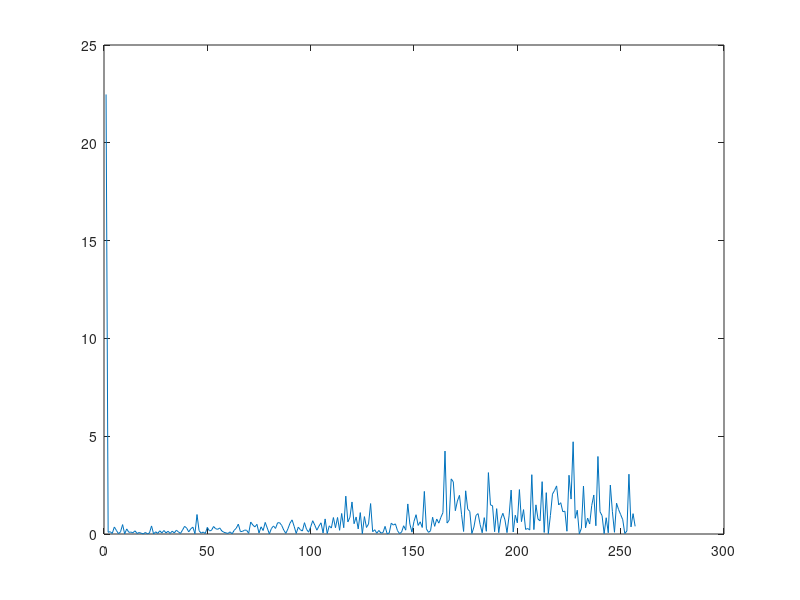

Write the MATLAB code that produced this figure. (Note: this script raises an error after producing the figure.)
%% Ex - 1
clc
clear
close all

nc = 1;
nl = 250;
X  = (rand(nc,nl)<=0.4);

% a)

Y = filter([1 -0.5],[1],X,2);
avg_Y = mean(Y);

% b)

nl = 1000;
X  = (rand(nc,nl)<=0.4);
Y = filter([1 -0.5],[1],X);
avg_Y = mean(Y);

% E[Y] = p
%
% c)
n = 500;
Saux = periodogram(Y(1:n)',[],[],1)';
SY = mean(Saux,1);
plot(SY)


%d?
% teorico?



%% Ex 2
% a)
I = im2double(imread('parrots.png'));

R = I(:,:,1);
G = I(:,:,2);
B = I(:,:,3);

var_R = var(R);
var_G = var(G);
var_B = var(B);


%% b)

r=ceil(255 * R) + 1;
g=ceil(255 * G) + 1;
b=ceil(255 * B) + 1;


for r_i = 1:256
    for b_i = 1:256
        c_rb(r_i, b_i) = sum(sum((r==r_i)&(b==b_i)));
    end
end  

p_rb = c_rb/sum(sum(c_rb));





